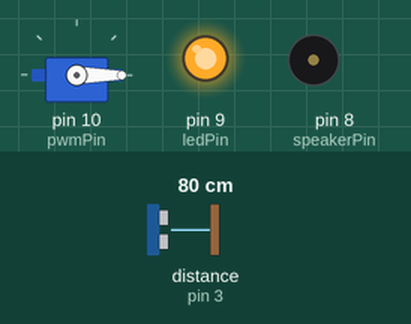
The sketch below on a simulated Arduino Uno, built with avr-gcc and run on an emulated ATmega328P. On the bench: servo, output pins drawn as LEDs (lit = HIGH), buzzer (waves = sounding). Wiring (inferred from the names in the program): ultrasonic range finder: trigger pin 2; echo pin 3. The test bench sets the inputs (shaded band); at power-on: distance to the obstacle (sensor on pin 3) 80 cm. The echo pulse lasts 58.3 µs per cm; random numbers use the default seed unless the sketch sets one; pins used as bus, display or sensor lines are not drawn; what the sketch prints to the serial monitor is not drawn.

Above: at 6.9 s.
7.0 s: distance to the obstacle (sensor on pin 3) set to 156 cm
8.5 s: distance to the obstacle (sensor on pin 3) set to 167 cm
At 9.2 s:
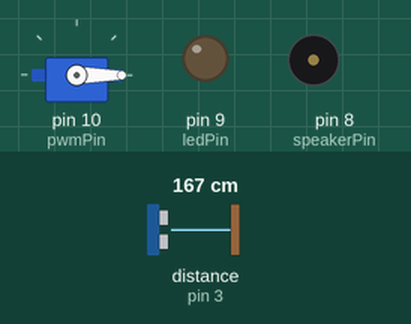
10.1 s: distance to the obstacle (sensor on pin 3) set to 2 cm
At 11.1 s:
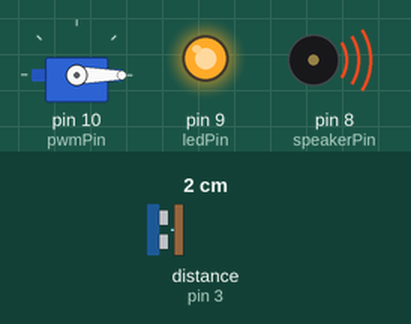
Timing chart, 0 to 17.3 s (numbered marks = the images above; inputs shaded):
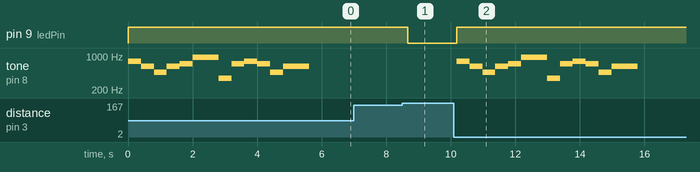

Measured:
- the behaviour switches between 161 and 162 cm on distance to the obstacle (sensor on pin 3) (found by bisection; images 0 and 1)
- after the input at 7.0 s, every drawn part: stays the same
- after the input at 8.5 s, pin 9 (ledPin): HIGH → LOW after 0.16 s
- after the input at 10.1 s, pin 9 (ledPin): LOW → HIGH after 0.08 s; tone on pin 8 (speakerPin): plays 783 Hz for 0.40 s, 622 Hz for 0.40 s, 466 Hz for 0.40 s, 622 Hz for 0.40 s, 698 Hz for 0.40 s, 932 Hz for 0.80 s … (12 notes in this stretch), starting after 0.08 s
- by itself, tone on pin 8 (speakerPin): plays 783 Hz for 0.40 s, 622 Hz for 0.40 s, 466 Hz for 0.40 s, 622 Hz for 0.40 s, 698 Hz for 0.40 s, 932 Hz for 0.80 s … (12 notes in this stretch)

The sketch:

EnterSystem.ino
```cpp
#include <Servo.h>

#define echoPin 3
#define trigPin 2
#define ledPin 9
#define pwmPin 10
#define speakerPin 8
#define numberof(x) (sizeof(x) / sizeof(x[0]))
Servo servo;

#define LO (-12) +
#define HI (+12) +

#define A 0
#define B 2
#define C 3
#define D 5
#define E 7
#define F 8
#define G 10
#define FL + (-1)
#define SH + (+1)

int intruderDetectionRate = 1;

float Duration = 0;
float Distance = 0;
bool isContinues = false;

void setup() {
  Serial.begin(9600);
  pinMode(echoPin, INPUT);
  pinMode(trigPin, OUTPUT);
  pinMode(ledPin, OUTPUT);
  pinMode(pwmPin, OUTPUT);
  servo.attach(10, 500, 2400);
  servo.write(0);
}

void loop() {
  digitalWrite(trigPin, LOW);
  delayMicroseconds(2);
  digitalWrite(trigPin, HIGH );
  delayMicroseconds(10);
  digitalWrite(trigPin, LOW);
  Duration = pulseIn(echoPin, HIGH);
  Duration = Duration / 2;
  Distance = Duration * 340 * 100 / 1000000;
  if (Distance < 160) {
    if (isContinues == false) {
      isContinues = true;
      digitalWrite(ledPin, HIGH);
      runRundom();
    }
    Serial.print(Distance);
    Serial.println(" cm");
  } else {
    digitalWrite(ledPin, LOW);
    isContinues = false;
  }
  delay(500);
}

void runRundom() {
  int randomNumber;
  randomNumber = random(0, intruderDetectionRate + 1);
  if (randomNumber == 0) {
    servo.write(90);
    playLuckyMusic();
    Serial.println("不審者発見！！！");
  } else {
    Serial.println("異常なし");
    playDefaultMusic();
  }
}

inline double freq(int x) {
  return 440 * pow(2, x / 12.);
}

void playDefaultMusic() {
  static const int music[][2] = {
    {G, 1},
    {D SH, 1},
    {B FL, 1},
    {D SH, 1},
    {F, 1},
    {HI B FL, 2},
    {LO F, 1},
    {F, 1},
    {G, 1},
    {F, 1},
    {A SH, 1},
    {D SH, 2}
  };
  for (int i = 0, n = numberof(music); i < n; ++i) {
    tone(speakerPin, 	freq(music[i][0]));
    delay(music[i][1] * 400);
  }
  noTone(speakerPin);
}

void playLuckyMusic() {
  static const int music[][2] = {
    {F, 1},
    {F, 1},
    {F, 1},
    {F, 1},
    {HI HI HI HI HI HI F, 1},
    {E FL, 1},
    {HI HI HI HI HI HI F, 1},
    {G, 1},
    {HI HI HI HI HI HI F, 1},
    {F, 8}
  };
  for (int i = 0, n = numberof(music); i < n; ++i) {
    tone(speakerPin, 	freq(music[i][0]));
    delay(music[i][1] * 80);
    noTone(speakerPin);
    delay(80);
  }
  noTone(speakerPin);
    servo.write(0);
}
```
